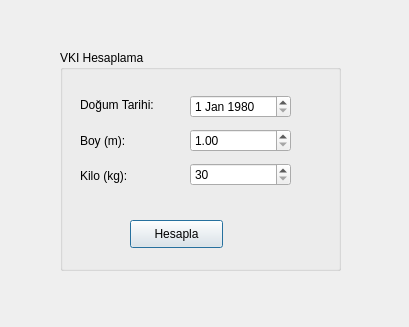
<?xml version="1.0" encoding="UTF-8"?>
<ui version="4.0">
 <class>Dialog</class>
 <widget class="QDialog" name="Dialog">
  <property name="geometry">
   <rect>
    <x>0</x>
    <y>0</y>
    <width>409</width>
    <height>327</height>
   </rect>
  </property>
  <property name="windowTitle">
   <string>Dialog</string>
  </property>
  <widget class="QGroupBox" name="groupBox">
   <property name="geometry">
    <rect>
     <x>60</x>
     <y>50</y>
     <width>281</width>
     <height>221</height>
    </rect>
   </property>
   <property name="title">
    <string>VKI Hesaplama</string>
   </property>
   <widget class="QPushButton" name="btnHesapla">
    <property name="geometry">
     <rect>
      <x>70</x>
      <y>170</y>
      <width>93</width>
      <height>28</height>
     </rect>
    </property>
    <property name="text">
     <string>Hesapla</string>
    </property>
   </widget>
   <widget class="QWidget" name="">
    <property name="geometry">
     <rect>
      <x>20</x>
      <y>40</y>
      <width>91</width>
      <height>101</height>
     </rect>
    </property>
    <layout class="QVBoxLayout" name="verticalLayout">
     <item>
      <widget class="QLabel" name="label">
       <property name="text">
        <string>Doğum Tarihi:</string>
       </property>
      </widget>
     </item>
     <item>
      <widget class="QLabel" name="label_2">
       <property name="text">
        <string>Boy (m):</string>
       </property>
      </widget>
     </item>
     <item>
      <widget class="QLabel" name="label_3">
       <property name="text">
        <string>Kilo (kg):</string>
       </property>
      </widget>
     </item>
    </layout>
   </widget>
   <widget class="QWidget" name="">
    <property name="geometry">
     <rect>
      <x>130</x>
      <y>40</y>
      <width>101</width>
      <height>101</height>
     </rect>
    </property>
    <layout class="QVBoxLayout" name="verticalLayout_2">
     <item>
      <widget class="QDateEdit" name="dEBirthdate">
       <property name="dateTime">
        <datetime>
         <hour>0</hour>
         <minute>0</minute>
         <second>0</second>
         <year>1980</year>
         <month>1</month>
         <day>1</day>
        </datetime>
       </property>
      </widget>
     </item>
     <item>
      <widget class="QDoubleSpinBox" name="dsbBoy">
       <property name="minimum">
        <double>1.000000000000000</double>
       </property>
       <property name="singleStep">
        <double>0.010000000000000</double>
       </property>
      </widget>
     </item>
     <item>
      <widget class="QSpinBox" name="sbKilo">
       <property name="minimum">
        <number>30</number>
       </property>
       <property name="maximum">
        <number>500</number>
       </property>
      </widget>
     </item>
    </layout>
   </widget>
  </widget>
 </widget>
 <resources/>
 <connections/>
</ui>
